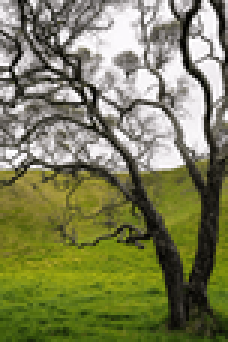
#> input picture image1.png, 76 x 114 px, shrunk from 440 x 660 before the run (shown 3 times larger)
$ python 21.py
#> lines starting #> are read from the running program, lines starting #| are printed output that depends on the picture
import cv2
import matplotlib.pyplot as plt

# 1. Load two images in grayscale
# Ensure you have two related images in your directory
img1 = cv2.imread('image1.png', cv2.IMREAD_GRAYSCALE)
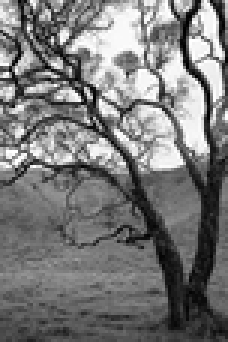
#> img1: shape (114, 76) (shown 3 times larger); min 0, max 255, mean 120.6
img2 = cv2.imread('image1.jpg', cv2.IMREAD_GRAYSCALE)
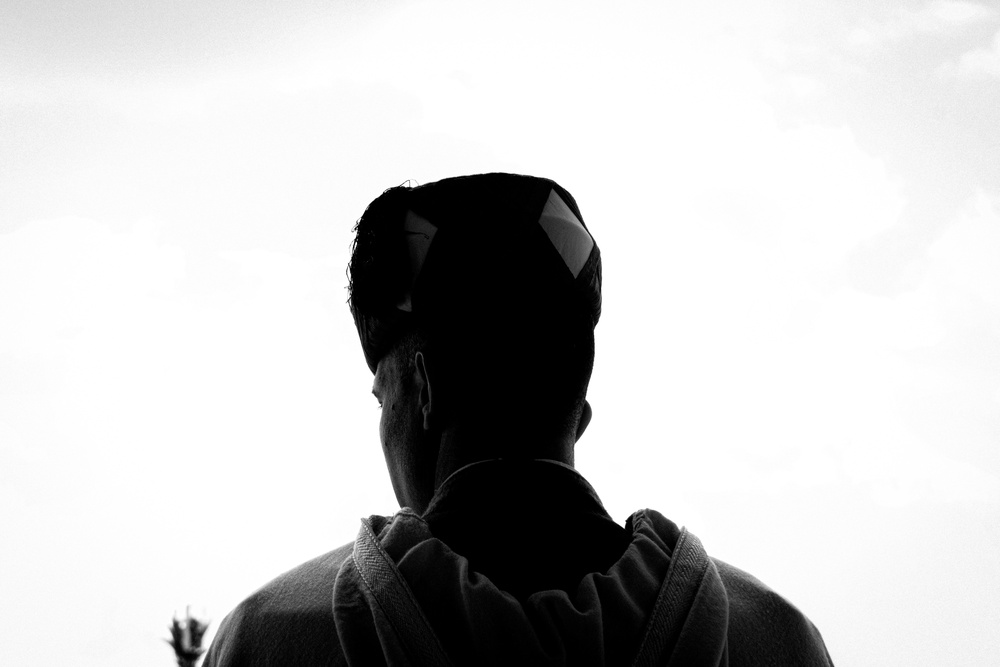
#> input picture image1.jpg, 1000 x 667 px, shrunk from 5811 x 3874 before the run
#> img2 is the input picture: shape (667, 1000); min 0, max 255, mean 198.5

# 2. Initialize the SIFT detector
sift = cv2.SIFT_create()

# 3. Detect keypoints and compute descriptors for both images
keypoints1, descriptors1 = sift.detectAndCompute(img1, None)
#> keypoints1 = 137 keypoints; strongest (x, y, size): (62, 20, 2.3), (19, 21, 2.5), (21, 12, 2.5), (73, 17, 2.1)
keypoints2, descriptors2 = sift.detectAndCompute(img2, None)
#> keypoints2 = 331 keypoints; strongest (x, y, size): (475, 296, 168), (623, 525, 3.9), (376, 524, 11.7), (623, 459, 71.7)

# 4. Match features using FLANN
# FLANN (Fast Library for Approximate Nearest Neighbors) is highly optimized for SIFT
FLANN_INDEX_KDTREE = 1
index_params = dict(algorithm=FLANN_INDEX_KDTREE, trees=5)
search_params = dict(checks=50) # Number of times the trees should be recursively traversed
flann = cv2.FlannBasedMatcher(index_params, search_params)

# Find the 2 best matches for each descriptor (k=2)
matches = flann.knnMatch(descriptors1, descriptors2, k=2)
#> matches = 137 matches

# 5. Apply Lowe's Ratio Test
# This filters out weak or ambiguous matches.
# A match is considered "good" if the distance to the best match is significantly
# shorter than the distance to the second-best match.
good_matches = []
for m, n in matches:
    if m.distance < 0.75 * n.distance:
        good_matches.append(m)
#> this loop made 137 passes
#> after the loop, good_matches = 1 matches

# 6. Visualize matched keypoints with lines connecting correspondences
# DrawMatchesFlags_NOT_DRAW_SINGLE_POINTS ensures we only draw keypoints that found a match
matched_img = cv2.drawMatches(
    img1, keypoints1,
    img2, keypoints2,
    good_matches, None,
    flags=cv2.DrawMatchesFlags_NOT_DRAW_SINGLE_POINTS,
    matchColor=(0, 255, 0) # Draw matching lines in green
)
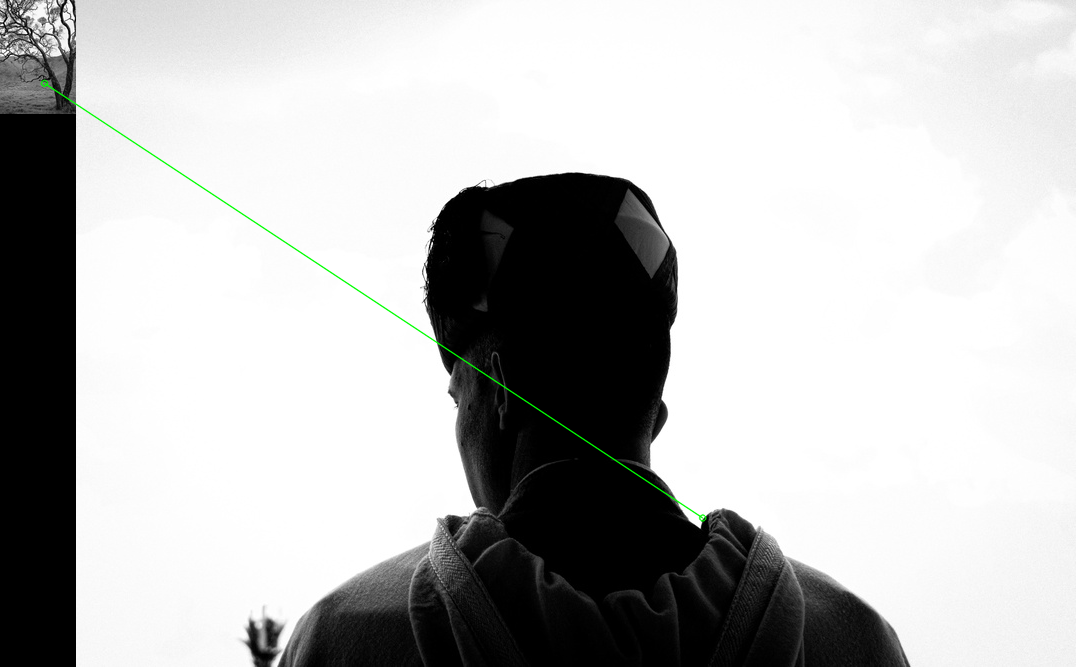
#> matched_img: shape (667, 1076, 3); mean of channels 0, 1, 2 185.7, 186.1, 185.7; drawn as B, G, R

# 7. Display the result
plt.figure(figsize=(16, 8))
plt.imshow(cv2.cvtColor(matched_img, cv2.COLOR_BGR2RGB))
plt.title(f'SIFT Feature Matching with FLANN ({len(good_matches)} good matches)')
plt.axis('off')
plt.tight_layout()
plt.show()
